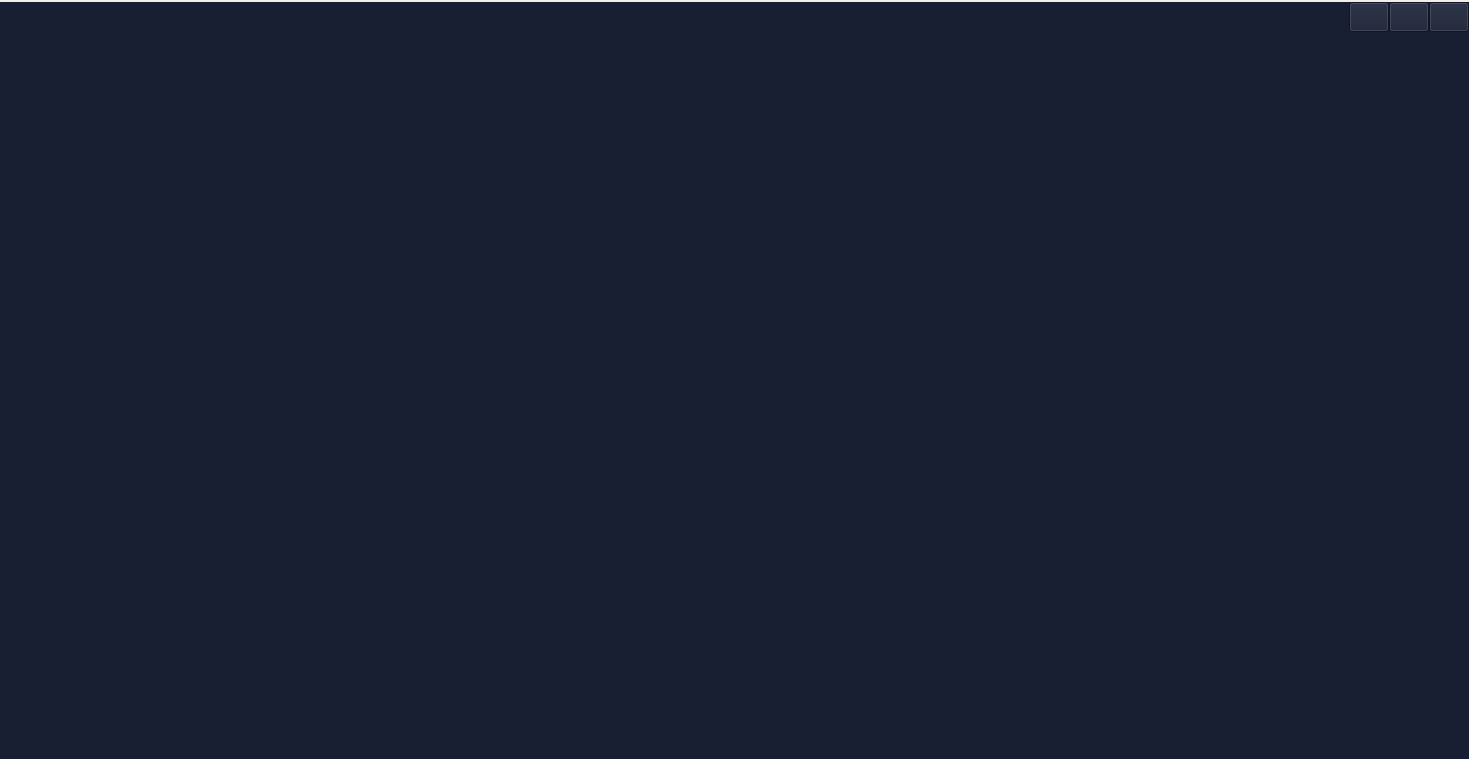
<?xml version="1.0" encoding="UTF-8"?>
<ui version="4.0">
 <class>Widget</class>
 <widget class="QWidget" name="Widget">
  <property name="geometry">
   <rect>
    <x>0</x>
    <y>0</y>
    <width>1469</width>
    <height>759</height>
   </rect>
  </property>
  <property name="windowTitle">
   <string>仿真系统</string>
  </property>
  <layout class="QVBoxLayout" name="verticalLayout">
   <property name="spacing">
    <number>0</number>
   </property>
   <property name="leftMargin">
    <number>0</number>
   </property>
   <property name="topMargin">
    <number>2</number>
   </property>
   <property name="rightMargin">
    <number>0</number>
   </property>
   <property name="bottomMargin">
    <number>0</number>
   </property>
   <item>
    <widget class="QWidget" name="widgetTitle" native="true">
     <property name="sizePolicy">
      <sizepolicy hsizetype="Preferred" vsizetype="Fixed">
       <horstretch>0</horstretch>
       <verstretch>0</verstretch>
      </sizepolicy>
     </property>
     <property name="styleSheet">
      <string notr="true">background-color: rgb(25, 31, 50);</string>
     </property>
     <layout class="QHBoxLayout" name="horizontalLayout_2">
      <property name="spacing">
       <number>10</number>
      </property>
      <property name="leftMargin">
       <number>10</number>
      </property>
      <property name="topMargin">
       <number>0</number>
      </property>
      <property name="rightMargin">
       <number>0</number>
      </property>
      <property name="bottomMargin">
       <number>0</number>
      </property>
      <item>
       <widget class="QLabel" name="labIco">
        <property name="minimumSize">
         <size>
          <width>36</width>
          <height>0</height>
         </size>
        </property>
        <property name="styleSheet">
         <string notr="true">background-image: url(:/res/logo.png);
border-image: url(:/res/logo.png);</string>
        </property>
        <property name="text">
         <string/>
        </property>
        <property name="alignment">
         <set>Qt::AlignCenter</set>
        </property>
       </widget>
      </item>
      <item alignment="Qt::AlignVCenter">
       <widget class="QLabel" name="labTitle">
        <property name="styleSheet">
         <string notr="true">color: rgb(255, 255, 255);
font: 12pt ;</string>
        </property>
        <property name="text">
         <string/>
        </property>
        <property name="alignment">
         <set>Qt::AlignBottom|Qt::AlignLeading|Qt::AlignLeft</set>
        </property>
        <property name="margin">
         <number>2</number>
        </property>
        <property name="indent">
         <number>0</number>
        </property>
       </widget>
      </item>
      <item>
       <widget class="QWidget" name="widgetTop" native="true">
        <layout class="QHBoxLayout" name="horizontalLayout_3">
         <property name="spacing">
          <number>0</number>
         </property>
         <property name="leftMargin">
          <number>0</number>
         </property>
         <property name="topMargin">
          <number>0</number>
         </property>
         <property name="rightMargin">
          <number>0</number>
         </property>
         <property name="bottomMargin">
          <number>0</number>
         </property>
        </layout>
       </widget>
      </item>
      <item>
       <spacer name="horizontalSpacer">
        <property name="orientation">
         <enum>Qt::Horizontal</enum>
        </property>
        <property name="sizeHint" stdset="0">
         <size>
          <width>40</width>
          <height>20</height>
         </size>
        </property>
       </spacer>
      </item>
      <item>
       <widget class="QWidget" name="widgetMenu" native="true">
        <layout class="QGridLayout" name="gridLayout_2">
         <property name="leftMargin">
          <number>0</number>
         </property>
         <property name="topMargin">
          <number>0</number>
         </property>
         <property name="rightMargin">
          <number>0</number>
         </property>
         <property name="bottomMargin">
          <number>0</number>
         </property>
         <property name="spacing">
          <number>0</number>
         </property>
         <item row="0" column="1">
          <widget class="QPushButton" name="btnMenu_Min">
           <property name="sizePolicy">
            <sizepolicy hsizetype="Minimum" vsizetype="Expanding">
             <horstretch>0</horstretch>
             <verstretch>0</verstretch>
            </sizepolicy>
           </property>
           <property name="minimumSize">
            <size>
             <width>30</width>
             <height>30</height>
            </size>
           </property>
           <property name="cursor">
            <cursorShape>ArrowCursor</cursorShape>
           </property>
           <property name="focusPolicy">
            <enum>Qt::NoFocus</enum>
           </property>
           <property name="toolTip">
            <string>最小化</string>
           </property>
           <property name="text">
            <string/>
           </property>
          </widget>
         </item>
         <item row="0" column="2">
          <widget class="QPushButton" name="btnMenu_Max">
           <property name="sizePolicy">
            <sizepolicy hsizetype="Minimum" vsizetype="Expanding">
             <horstretch>0</horstretch>
             <verstretch>0</verstretch>
            </sizepolicy>
           </property>
           <property name="minimumSize">
            <size>
             <width>30</width>
             <height>30</height>
            </size>
           </property>
           <property name="focusPolicy">
            <enum>Qt::NoFocus</enum>
           </property>
           <property name="text">
            <string/>
           </property>
          </widget>
         </item>
         <item row="0" column="3">
          <widget class="QPushButton" name="btnMenu_Close">
           <property name="sizePolicy">
            <sizepolicy hsizetype="Minimum" vsizetype="Expanding">
             <horstretch>0</horstretch>
             <verstretch>0</verstretch>
            </sizepolicy>
           </property>
           <property name="minimumSize">
            <size>
             <width>30</width>
             <height>30</height>
            </size>
           </property>
           <property name="cursor">
            <cursorShape>ArrowCursor</cursorShape>
           </property>
           <property name="focusPolicy">
            <enum>Qt::NoFocus</enum>
           </property>
           <property name="toolTip">
            <string>关闭</string>
           </property>
           <property name="text">
            <string/>
           </property>
          </widget>
         </item>
        </layout>
       </widget>
      </item>
     </layout>
    </widget>
   </item>
   <item>
    <widget class="QWidget" name="widget_main" native="true">
     <property name="styleSheet">
      <string notr="true">background-color: rgb(25, 31, 50);</string>
     </property>
    </widget>
   </item>
  </layout>
 </widget>
 <resources>
  <include location="qss.qrc"/>
 </resources>
 <connections/>
</ui>
